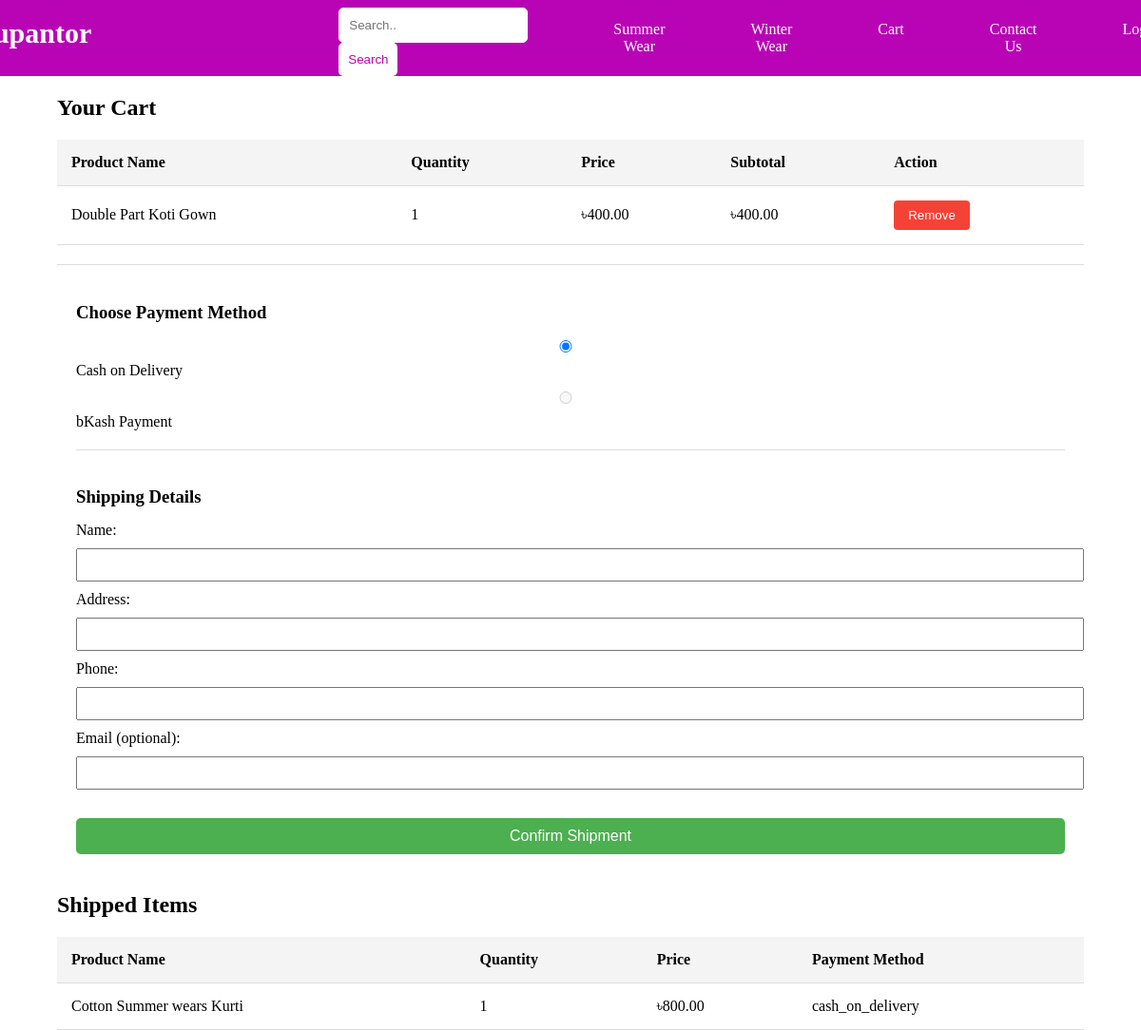
The page /cart/ on the database as committed earlier.
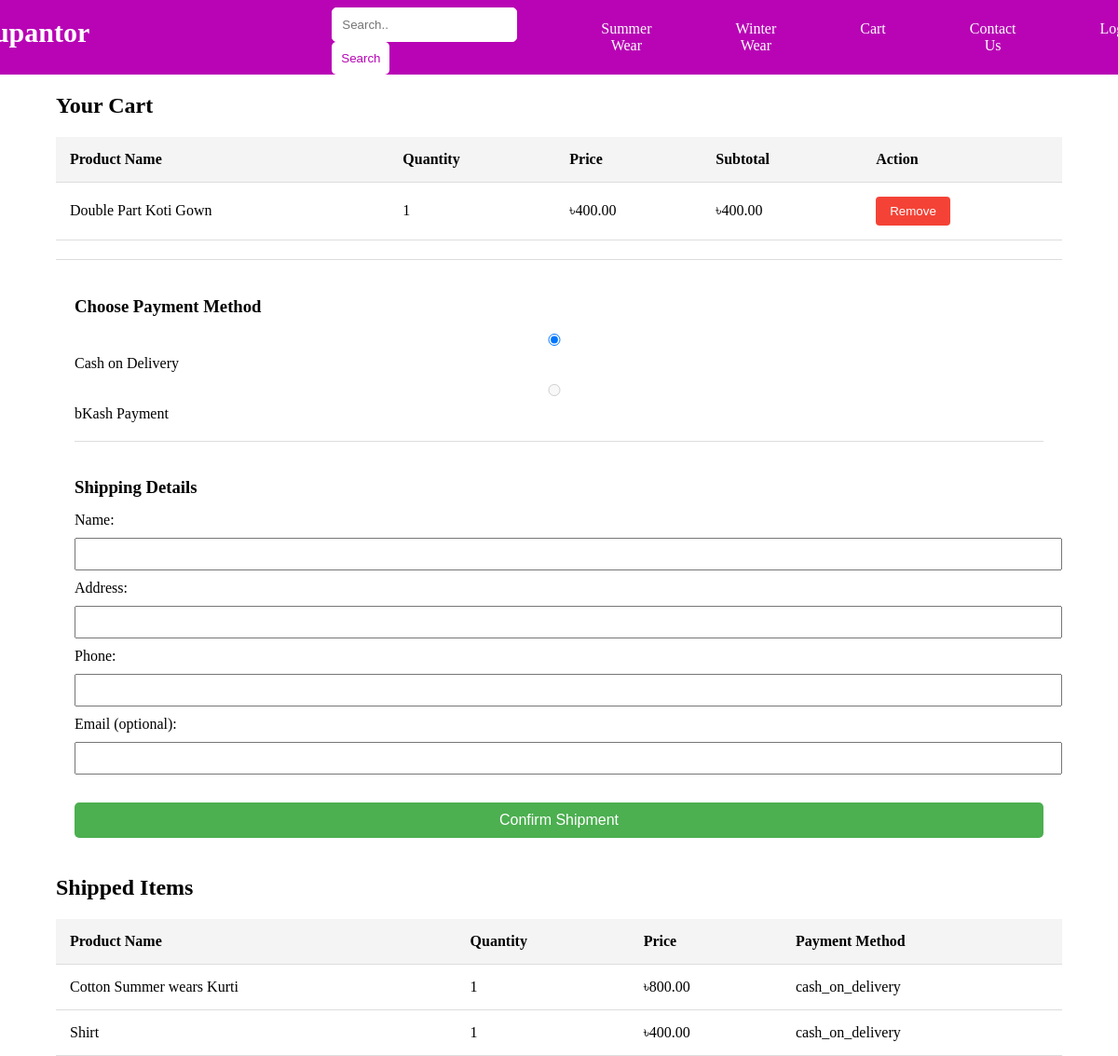
The same page on the database as committed later.
### management/models.py (models this page shows, shortened)
class Cart(models.Model):
    product = models.ForeignKey(Wears, on_delete=models.CASCADE, null= True)
    quantity = models.IntegerField(default=1)
    user = models.ForeignKey(
        settings.AUTH_USER_MODEL,
        on_delete=models.CASCADE,
        related_name='cart',
        null=True,
        blank=True
    )
    session_key = models.CharField(max_length=40, null=True, blank=True)
    class Meta:
        unique_together = ('user', 'product', 'session_key')

class Wears(models.Model):
    categoryChoice = [
        ('SummerWear', 'Summerwear'),
        ('WinterWear', 'Winterwear')
    ]
    productId = models.AutoField(primary_key=True)
    category = models.CharField(max_length=20, choices=categoryChoice)
    productName = models.CharField(max_length=100)
    productColor = models.CharField(max_length=50, null=True)
    productBody = models.CharField(max_length=30, null=True)
    frontLength = models.CharField(max_length=30, null=True)
    backLength = models.CharField(max_length=30, null=True)
    productPrice = models.DecimalField(max_digits=8, decimal_places=2)
    available = models.IntegerField()
    description = models.TextField()
    productImage = models.ImageField(blank=True)

class Shipping(models.Model):
    user = models.ForeignKey(settings.AUTH_USER_MODEL, on_delete=models.CASCADE, related_name='shippings', null=True, blank=True)
    session_key = models.CharField(max_length=40, null=True, blank=True)
    product = models.ForeignKey('Wears', on_delete=models.CASCADE)
    quantity = models.IntegerField(default=1)
    payment_method = models.CharField(max_length=100)
    customer_name = models.CharField(max_length=100, null=True)
    customer_address = models.CharField(max_length=200, null=True)
    customer_phone = models.CharField(max_length=20, null=True)
    customer_email = models.EmailField(null=True, blank=True)

### management/views.py (the view)
# urls.py: path('cart/', views.cart, name='cart'),
def cart(request):
    template = loader.get_template('cart.html')
    if request.user.is_authenticated:
        cart_items = Cart.objects.filter(user=request.user)
        shipped_items = Shipping.objects.filter(user=request.user)
    else:
        session_key = request.session.session_key
        cart_items = Cart.objects.filter(session_key=session_key)
        shipped_items = Shipping.objects.filter(session_key=session_key)
    for item in cart_items:
        item.subtotal = item.quantity * item.product.productPrice
    context = {
        'cart_items': cart_items,
        'shipped_items': shipped_items
    }
    return HttpResponse(template.render(context, request))

### management/templates/cart.html (shortened to what this page needs)
<!DOCTYPE html>
<html lang="en">
<head>
</head>
<body>
    {% include 'header.html' %}
    <div class="cart-container">
        <h2>Your Cart</h2>
        {% if cart_items %}
        <table>
            <thead>
                <tr>
                    <th>Product Name</th>
                    <th>Quantity</th>
                    <th>Price</th>
                    <th>Subtotal</th>
                    <th>Action</th>
                </tr>
            </thead>
            <tbody>
                {% for item in cart_items %}
                <tr>
                    <td>{{ item.product.productName }}</td>
                    <td>{{ item.quantity }}</td>
                    <td>৳{{ item.product.productPrice }}</td>
                    <td>৳{{ item.subtotal }}</td>
                    <td>
                        <form action="{% url 'remove_from_cart' item.id %}" method="post">
                            <button type="submit" class="remove-btn" onclick="return confirm('Are you sure you want to remove this item?');">Remove</button>
                        </form>
                    </td>
                </tr>
                {% endfor %}
            </tbody>
        </table>
        <div class="payment-options">
            <h3>Choose Payment Method</h3>
            <form action="{% url 'confirm_shipment' %}" method="post">
                <label>
                    <input type="radio" name="payment_method" value="cash_on_delivery" checked>
                    Cash on Delivery
                </label>
                <label>
                    <input type="radio" name="payment_method" value="bkash" disabled>
                    bKash Payment
                </label>
                <div class="checkout-details">
                    <h3>Shipping Details</h3>
                    <label for="customer_name">Name:</label>
                    <input type="text" id="customer_name" name="customer_name" required>
                    <label for="customer_address">Address:</label>
                    <input type="text" id="customer_address" name="customer_address" required>
                    <label for="customer_phone">Phone:</label>
                    <input type="text" id="customer_phone" name="customer_phone" required>
                    <label for="customer_email">Email (optional):</label>
                    <input type="email" id="customer_email" name="customer_email">
                </div>
                <button type="submit" class="confirm-btn">Confirm Shipment</button>
            </form>
        </div>
        {% else %}
        <p>Your cart is empty.</p>
        {% endif %}
    </div>
    <div class="shipped-container">
        <h2>Shipped Items</h2>
        {% if shipped_items %}
        <table>
            <thead>
                <tr>
                    <th>Product Name</th>
                    <th>Quantity</th>
                    <th>Price</th>
                    <th>Payment Method</th>
                </tr>
            </thead>
            <tbody>
                {% for item in shipped_items %}
                <tr>
                    <td>{{ item.product.productName }}</td>
                    <td>{{ item.quantity }}</td>
                    <td>৳{{ item.product.productPrice }}</td>
                    <td>{{ item.payment_method }}</td>
                </tr>
                {% endfor %}
            </tbody>
        </table>
        {% else %}
        <p>No shipped items.</p>
        {% endif %}
    </div>
</body>
</html>

Rows that differ between the two databases and show on the page:
added Shipping: product.productName "Shirt", quantity "1", product.productPrice "400.00", payment_method "cash_on_delivery"
